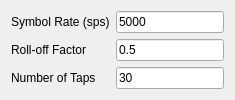
         <widget class="QWidget" name="gausPage">
          <layout class="QFormLayout" name="formLayout_7">
           <item row="0" column="0">
            <widget class="QLabel" name="gausSymbolRateLabel">
             <property name="text">
              <string>Symbol Rate (sps)</string>
             </property>
            </widget>
           </item>
           <item row="0" column="1">
            <widget class="QLineEdit" name="gausSymbolRateEdit">
             <property name="text">
              <string>5000</string>
             </property>
            </widget>
           </item>
           <item row="1" column="0">
            <widget class="QLabel" name="gausBTLabel">
             <property name="text">
              <string>Roll-off Factor</string>
             </property>
            </widget>
           </item>
           <item row="1" column="1">
            <widget class="QLineEdit" name="gausBTEdit">
             <property name="text">
              <string>0.5</string>
             </property>
            </widget>
           </item>
           <item row="2" column="0">
            <widget class="QLabel" name="gausNumTapsLabel">
             <property name="text">
              <string>Number of Taps</string>
             </property>
            </widget>
           </item>
           <item row="2" column="1">
            <widget class="QLineEdit" name="gausNumTapsEdit">
             <property name="text">
              <string>30</string>
             </property>
            </widget>
           </item>
          </layout>
         </widget>
